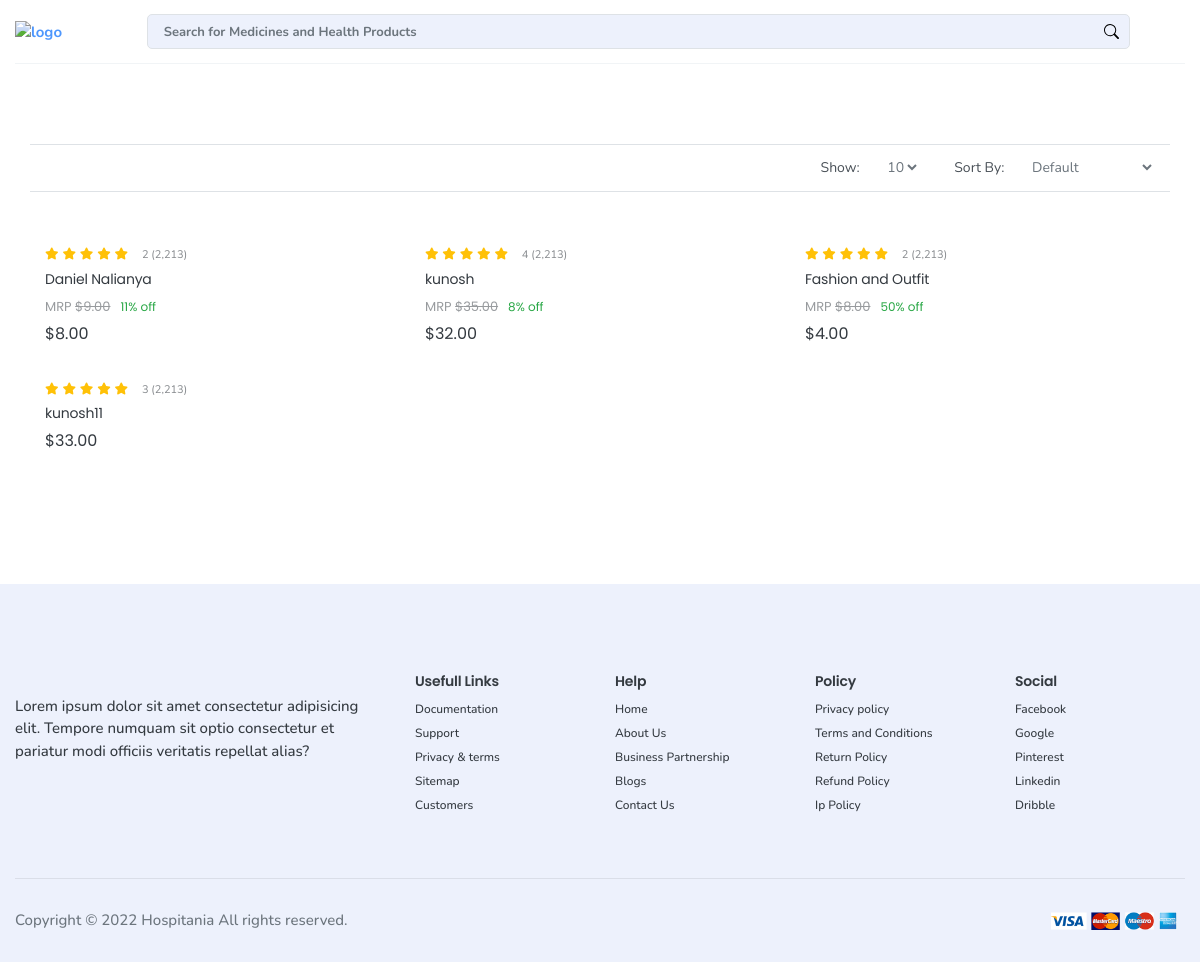
Page /category/Capsules/ on the committed database.
### cfe/models.py (models this page shows, shortened)
class Item(models.Model):
    name = models.CharField(_("GENERIC NAME"), max_length=110, unique=True)
    slug = models.SlugField(max_length=110, unique=True, blank=True, null=True)
    name2 = models.CharField(_("BRAND NAME"), max_length=60, blank=True, null=True)
    category = models.ForeignKey(ItemCategory, on_delete=models.SET_NULL, null=True, blank=True, related_name="item_category")
    availability = models.BooleanField(default=True)
    pic = models.ImageField(upload_to="product/")
    price = models.DecimalField(max_digits=6, decimal_places=2, default=0.00)
    dicount_price = models.DecimalField(max_digits=6, decimal_places=2, default=0.00)
    rating = models.IntegerField(default=2)
    description = models.TextField(_("DRUG DESCRIPTION"), blank=True, null=True)
    quantity = models.IntegerField(default=1)
    def get_percentage_off(self):
        return math.trunc((self.dicount_price / self.price) * 100)
    def get_discounted_price(self):
        return self.price - self.dicount_price
    def is_discounted(self):
        if self.dicount_price > 0:
            return True
        return False
    class Meta:
        verbose_name = _("Item")
        verbose_name_plural = _("Items")
    def get_absolute_url(self):
        return reverse("cfe:item_detail", kwargs={"slug": self.slug})

### cfe/views.py (the view)
class CategoryDetailView(generic.View):
    template_name = "category_detail.html"
    model = ItemCategory
    def get(self, *args, **kwargs):
        category = get_object_or_404(self.model, name=kwargs.get("name"))
        context = {
            "category": category,
            "items": Item.objects.filter(category=category.id),
        }
        return render(self.request, self.template_name, context)

### templates/category_detail.html (shortened to what this page needs)
{% extends "base.html" %}
{% block content %}
<main>
  <section class="pt-5 pt-md-7">
    <div class="container">
      <div class="row justify-content-between">
        <div class="col-md-12 order-md-2">
          <div class="row shop-header align-items-center">
            <div class="col-lg-6">
              <div class="grid-icons">
                <button class="three-column active"></button>
                <button class="four-column d-none d-lg-block"></button>
                <button class="five-column d-none d-lg-block"></button>
                <button class="list-view"></button>
              </div>
            </div>
            <div class="col-lg-6 text-lg-right">
              <div class="single-select-block d-inline-block">
                <span class="select-title">Show:</span>
                <select class="wide border-0">
                  <option value="1">10</option>
                </select>
              </div>
              <div class="single-select-block d-inline-block">
                <span class="select-title">Sort By:</span>
                <select class="wide border-0">
                  <option value="1">Default</option>
                </select>
              </div>
            </div>
          </div>
          <div class="row">
            {% for item in items %}
            <div class="col-md-4 col-sm-6 col-12">
              <div class="product">
                <div class="product-info">
                  <div class="product-rating">
                    {% for rate in "12345" %}
                    <i class="fa fa-star"></i>
                    {% endfor %}
                    <div class="review-count">{{item.rating}} (2,213)</div>
                  </div>
                  <h3>
                    <a href="{{item.get_absolute_url}}">
                      {{item.name}}
                    </a>
                  </h3>
                  <div class="product-value">
                    {% if item.is_discounted %}
                    <div class="d-flex">
                      <small class="regular-price">
                        MRP <del>${{item.price}}</del>
                      </small>
                      <div class="off-price">
                        {{item.get_percentage_off}}% off
                      </div>
                    </div>
                    <div class="current-price">
                      ${{item.get_discounted_price}}
                    </div>
                    {% else %}
                    <div class="current-price">
                      ${{item.get_discounted_price}}
                    </div>
                    {% endif %}
                  </div>
                </div>
              </div>
            </div>
            {% endfor %}
          </div>
        </div>
      </div>
    </div>
  </section>
</main>
{% endblock content %}

### templates/base.html (shortened to what this page needs)
{% load static %}
<!DOCTYPE html>
<html lang="en">
  <head>
    <link
      href="{% static 'css/theme.css' %}"
      rel="stylesheet"
      type="text/css"
      media="all"
    />
  </head>
  <body>
    {% include "partials/header.html" %}
    {% block content %}{% endblock content %}
    {% include "partials/footer.html" %}
  </body>
</html>

### templates/partials/header.html (shortened to what this page needs)
{% load static %}
<div class="header">
  <div class="container-fluid theme-container">
    <div class="top-header">
      <div class="row align-items-center">
        <div class="col-auto">
          <a href="{% url 'cfe:home' %}">
            <img
              src="{% static 'img/logo.png' %}"
              alt="logo"
              class="header-logo"
            />
          </a>
        </div>
        <div class="col">
          <div class="header-search">
            <form action="">
              <input
                class="form-control custom-search"
                placeholder="Search for Medicines and Health Products"
                type="text"
              />
            </form>
          </div>
        </div>
      </div>
    </div>
  </div>
</div>

### templates/partials/footer.html (shortened to what this page needs)
{% load static %}
<footer class="site-footer footer-padding-lg bg-light mt-8">
  <div class="container-fluid theme-container">
    <div class="upper-footer">
      <div class="row justify-content-around">
        <div class="col-lg-4 col-md-3 col-12">
          <div class="widget">
            <div class="footer-brand">
            </div>
            <p>
              Lorem ipsum dolor sit amet consectetur adipisicing elit. Tempore
              numquam sit optio consectetur et pariatur modi officiis veritatis
              repellat alias?
            </p>
          </div>
        </div>
        <div class="col-lg-2 col-md-3 col-12">
          <div class="widget">
            <div class="widget-title">
              <h3>Usefull Links</h3>
            </div>
            <ul>
              <li>
                <a href="javascript:void(0)">Documentation</a>
              </li>
              <li>
                <a href="javascript:void(0)">Support</a>
              </li>
              <li>
                <a href="javascript:void(0)">Privacy &amp; terms</a>
              </li>
              <li>
                <a href="javascript:void(0)">Sitemap</a>
              </li>
              <li>
                <a href="javascript:void(0)">Customers</a>
              </li>
            </ul>
          </div>
        </div>
        <div class="col-lg-2 col-md-3 col-12">
          <div class="widget">
            <div class="widget-title">
              <h3>Help</h3>
            </div>
            <ul>
              <li>
                <a href="javascript:void(0)">Home</a>
              </li>
              <li>
                <a href="javascript:void(0)">About Us</a>
              </li>
              <li>
                <a href="javascript:void(0)">Business Partnership</a>
              </li>
              <li>
                <a href="javascript:void(0)">Blogs</a>
              </li>
              <li>
                <a href="javascript:void(0)">Contact Us</a>
              </li>
            </ul>
          </div>
        </div>
        <div class="col-lg-2 col-md-3 col-12">
          <div class="widget">
            <div class="widget-title">
              <h3>Policy</h3>
            </div>
            <ul>
              <li>
                <a href="javascript:void(0)">Privacy policy</a>
              </li>
              <li>
                <a href="javascript:void(0)">Terms and Conditions</a>
              </li>
              <li>
                <a href="javascript:void(0)">Return Policy</a>
              </li>
              <li>
                <a href="javascript:void(0)">Refund Policy</a>
              </li>
              <li>
                <a href="javascript:void(0)">Ip Policy</a>
              </li>
            </ul>
          </div>
        </div>
        <div class="col-lg-2 col-md-3 col-12">
          <div class="widget">
            <div class="widget-title">
              <h3>Social</h3>
            </div>
            <ul>
              <li>
                <a href="javascript:void(0)">Facebook</a>
              </li>
              <li>
                <a href="javascript:void(0)">Google</a>
              </li>
              <li>
                <a href="javascript:void(0)">Pinterest</a>
              </li>
              <li>
                <a href="javascript:void(0)">Linkedin</a>
              </li>
              <li>
                <a href="javascript:void(0)">Dribble</a>
              </li>
            </ul>
          </div>
        </div>
      </div>
    </div>
    <div class="lower-footer">
      <div class="row">
        <div class="col-md-6 text-lg-left">
          <p class="mb-4 mb-md-0 text-muted">
            Copyright © <span id="year">2022</span> Hospitania All rights
            reserved.
          </p>
        </div>
        <div class="col-md-6">
          <div class="footer-card text-lg-right">
            <img
              class="img-fluid mx-2"
              src="{% static 'img/payment.png' %}"
              alt="Icon"
            />
          </div>
        </div>
      </div>
    </div>
  </div>
</footer>

### templates/special.html (shortened to what this page needs)
{% load static %}

### rows in the picture
Item: rating "2", name "Daniel Nalianya", price "9.00", get_percentage_off "11", get_discounted_price "8.00"
Item: rating "4", name "kunosh", price "35.00", get_percentage_off "8", get_discounted_price "32.00"
Item: rating "2", name "Fashion and Outfit", price "8.00", get_percentage_off "50", get_discounted_price "4.00"
Item: rating "3", name "kunosh11", get_discounted_price "33.00"
